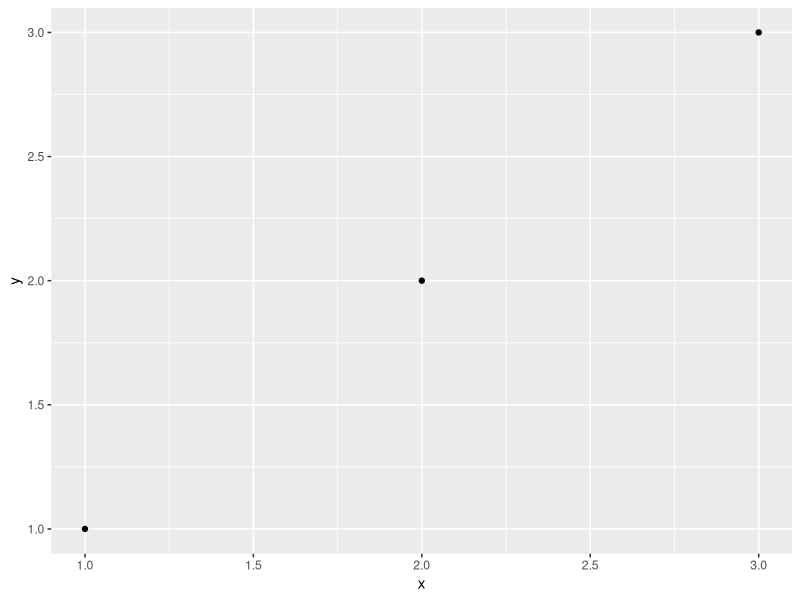

The R script that drew this image:
# Diagnostic Script - Check R Environment
print("=== R Environment Diagnostic ===")
print(paste("R Version:", R.version.string))
print(paste("Working Directory:", getwd()))

# Check if required packages are available
required_packages <- c("ggplot2", "dplyr", "tidyr")

print("\n=== Package Check ===")
for(pkg in required_packages) {
  if(require(pkg, character.only = TRUE, quietly = TRUE)) {
    print(paste("✓", pkg, "- AVAILABLE"))
  } else {
    print(paste("✗", pkg, "- MISSING - Installing..."))
    install.packages(pkg)
    if(require(pkg, character.only = TRUE, quietly = TRUE)) {
      print(paste("✓", pkg, "- INSTALLED SUCCESSFULLY"))
    } else {
      print(paste("✗", pkg, "- INSTALLATION FAILED"))
    }
  }
}

# Test basic ggplot functionality
print("\n=== Basic ggplot2 Test ===")
tryCatch({
  library(ggplot2)
  test_plot <- ggplot(data.frame(x=1:3, y=1:3), aes(x, y)) + geom_point()
  print("✓ Basic ggplot2 works")
  
  # Test ggsave
  ggsave("test_plot.png", plot = test_plot, width = 6, height = 4)
  if(file.exists("test_plot.png")) {
    print("✓ ggsave works - test_plot.png created")
    file.remove("test_plot.png")  # Clean up
  } else {
    print("✗ ggsave failed - no file created")
  }
  
}, error = function(e) {
  print(paste("✗ ggplot2 test failed:", e$message))
})

print("\n=== Diagnostic Complete ===")
print("If all tests pass, your R environment should work fine.")